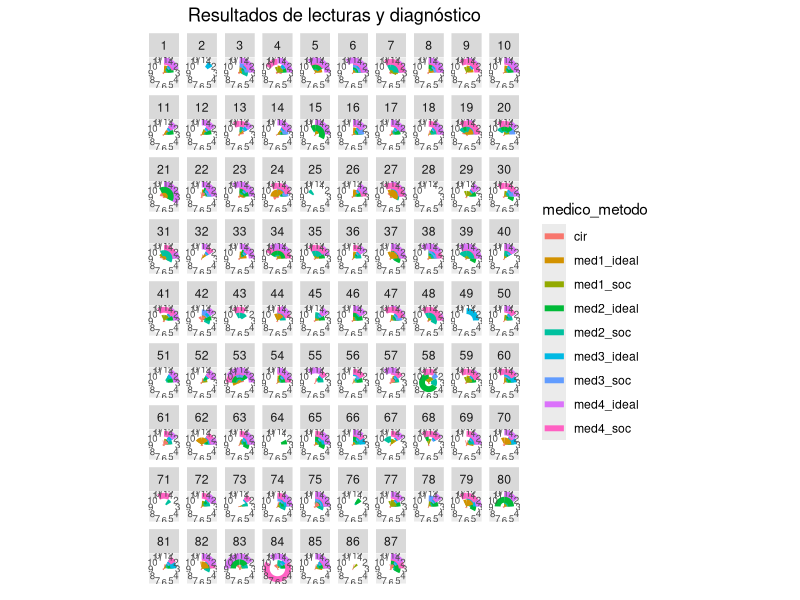

Write R code to recreate this figure.
library(ggplot2)

pasteles <- read.csv("base_pasteles.csv", na.strings = "#N/A")


ggplot(pasteles, aes(x = pos_hora, y = medico_id, colour = medico_metodo)) +
  scale_x_continuous(limits = c(0,12),
                     breaks = c(0,1,2,3,4,5,6,7,8,9,10,11,12)) +
  scale_y_continuous(limits = c(0,9), 
                     breaks = pasteles$medico_id) +
  geom_segment(aes(xend = ext_hora, ystart = medico_id, yend = medico_id), size = 2) +
  theme(axis.title.x = element_blank(),
        axis.text.x = element_text(size = 7), 
        axis.title.y = element_blank(),
        axis.text.y = element_blank(),
        axis.ticks = element_blank()) +
  ggtitle("Resultados de lecturas y diagnóstico") +
  theme(plot.title = element_text(hjust = 0.5)) +
  coord_polar() +
  facet_wrap(~paciente_id)

  
